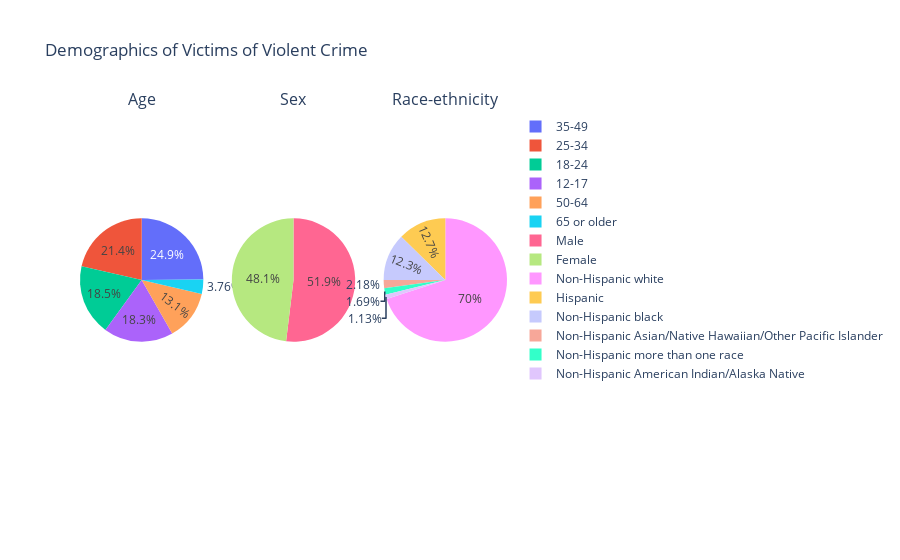

The code cell stored with this chart in its notebook:
### Markdown cell above
<h3> Q2: Who are the people (the demographic segment) that appear to be most at risk of violent victimization? Who is the least at risk?

### Code cell
# Filter data for violent crime
demographics = pers_vectimdf[pers_vectimdf['aggregate-type-of-crime'] == "Violent crime"]

# Count and normalize age values
age_counts = demographics["age"].value_counts(normalize=True)
# Count and normalize sex values
sex_counts = demographics["sex"].value_counts(normalize=True)
# Count and normalize race-ethnicity values
race_counts = demographics["race-ethnicity"].value_counts(normalize=True)


# Create subplots with 1 row and 3 columns, specifying the subplot type as 'domain'
fig = make_subplots(rows=1, cols=3, specs=[[{'type':'domain'}, {'type':'domain'}, {'type':'domain'}]],
                    subplot_titles=["Age", "Sex", "Race-ethnicity"])

# Add age subplot
fig.add_trace(go.Pie(labels=age_counts.index, values=age_counts.values, name='Age'), row=1, col=1)
# Add sex subplot
fig.add_trace(go.Pie(labels=sex_counts.index, values=sex_counts.values, name='Sex'), row=1, col=2)
# Add race-ethnicity subplot
fig.add_trace(go.Pie(labels=race_counts.index, values=race_counts.values, name='Race-Ethnicity'), row=1, col=3)

# Update layout
fig.update_layout(
    title="Demographics of Victims of Violent Crime",
    grid=dict(rows=1, columns=3),
)

# Show plot
fig.show()

### Figure 1 — Plotly figure (JSON) as saved in the notebook; plotly's stock layout.template omitted (floating-point values rounded to 4 significant figures)
{"data": [{"domain": {"x": [0, 0.2889], "y": [0, 1]}, "labels": ["35-49", "25-34", "18-24", "12-17", "50-64", "65 or older"], "name": "Age", "type": "pie", "values": [0.2489, 0.2145, 0.1854, 0.1826, 0.1311, 0.03763]}, {"domain": {"x": [0.3556, 0.6444], "y": [0, 1]}, "labels": ["Male", "Female"], "name": "Sex", "type": "pie", "values": [0.5191, 0.4809]}, {"domain": {"x": [0.7111, 1], "y": [0, 1]}, "labels": ["Non-Hispanic white", "Hispanic", "Non-Hispanic black", "Non-Hispanic Asian/Native Hawaiian/Other Pacific Islander", "Non-Hispanic more than one race", "Non-Hispanic American Indian/Alaska Native"], "name": "Race-Ethnicity", "type": "pie", "values": [0.7002, 0.1267, 0.1231, 0.02184, 0.01687, 0.01133]}], "layout": {"annotations": [{"font": {"size": 16}, "showarrow": false, "text": "Age", "x": 0.1444, "xanchor": "center", "xref": "paper", "y": 1, "yanchor": "bottom", "yref": "paper"}, {"font": {"size": 16}, "showarrow": false, "text": "Sex", "x": 0.5, "xanchor": "center", "xref": "paper", "y": 1, "yanchor": "bottom", "yref": "paper"}, {"font": {"size": 16}, "showarrow": false, "text": "Race-ethnicity", "x": 0.8556, "xanchor": "center", "xref": "paper", "y": 1, "yanchor": "bottom", "yref": "paper"}], "grid": {"columns": 3, "rows": 1}, "title": {"text": "Demographics of Victims of Violent Crime"}}}
